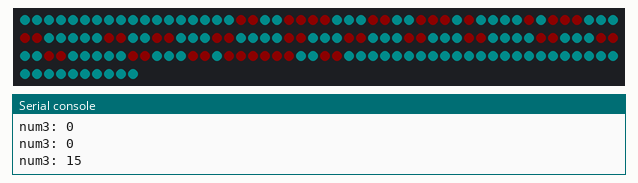
Bench run of a program on a simulated Raspberry Pi Pico running MicroPython. Parts: 160 RGB LEDs in strip order, left to right, continuing on the next row, the last lines printed to the serial console. Dim RGB values are drawn brighter than linear.

Above: at 3.8 s.
At 4.44 s:
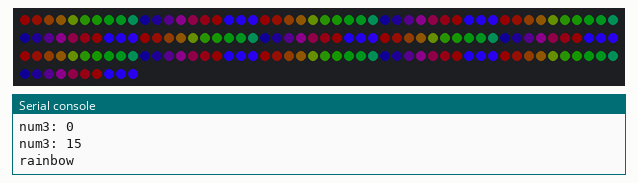
At 8.81 s:
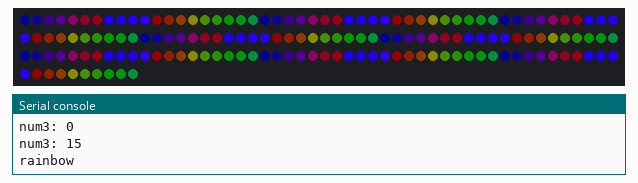
At 13.18 s:
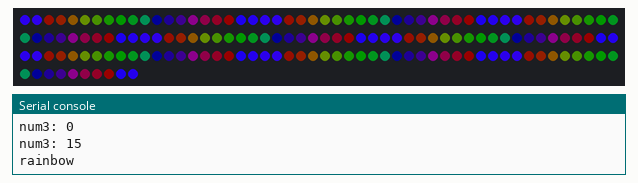
At 21.93 s:
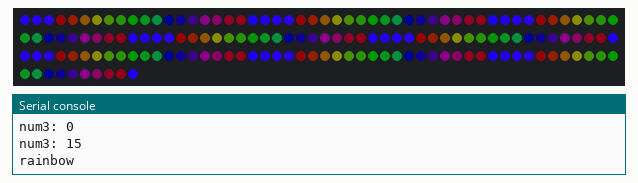
At 39.73 s:
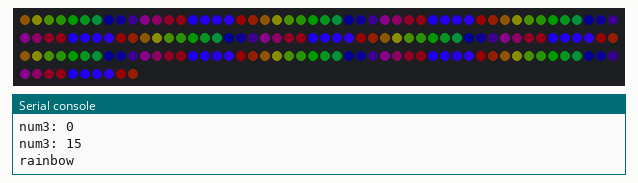

Measured:
- what the display in image 0 shows lasts 0.5 s, from 3.8 s to 4.3 s

The program:

main.py
```python
# Example using PIO to drive a set of WS2812 LEDs.
import array, time
from machine import Pin
import rp2

# Configure the number of WS2812 LEDs.
NUM_LEDS = 160
PIN_NUM = 6

@rp2.asm_pio(sideset_init=rp2.PIO.OUT_LOW, out_shiftdir=rp2.PIO.SHIFT_LEFT, autopull=True, pull_thresh=24)
def ws2812():
    T1 = 2
    T2 = 5
    T3 = 3
    wrap_target()
    label("bitloop")
    out(x, 1)               .side(0)    [T3 - 1]
    jmp(not_x, "do_zero")   .side(1)    [T1 - 1]
    jmp("bitloop")          .side(1)    [T2 - 1]
    label("do_zero")
    nop()                   .side(0)    [T2 - 1]
    wrap()

class NeoPixel(object):
    def __init__(self,pin=PIN_NUM,num=NUM_LEDS,brightness=0.8):
        self.pin=pin
        self.num=num
        self.brightness = brightness

        # Create the StateMachine with the ws2812 program, outputting on pin
        self.sm = rp2.StateMachine(0, ws2812, freq=8_000_000, sideset_base=Pin(PIN_NUM))

        # Start the StateMachine, it will wait for data on its FIFO.
        self.sm.active(1)

        # Display a pattern on the LEDs via an array of LED RGB values.
        self.ar = array.array("I", [0 for _ in range(self.num)])

        self.BLACK = (0, 0, 0)
        self.RED = (15, 0, 0)
        self.YELLOW = (15, 15, 0)
        self.GREEN = (0, 15, 0)
        self.CYAN = (0, 15, 15)
        self.BLUE = (0, 0, 15)
        self.PURPLE = (15, 0, 15)
        self.WHITE = (15, 15, 15)
        self.COLORS = [self.RED, self.YELLOW, self.GREEN, self.CYAN, self.BLUE, self.PURPLE, self.WHITE, self.BLACK ]
        self.lattice = [self.CYAN, self.CYAN, self.CYAN,  self.CYAN, self.CYAN, self.CYAN,   self.CYAN,  self.CYAN, self.CYAN, self.CYAN, self.CYAN, self.CYAN, self.CYAN, self.CYAN, self.CYAN, self.CYAN,
                        self.CYAN, self.CYAN, self.RED,   self.RED,  self.CYAN, self.CYAN,   self.RED,   self.RED, self.RED, self.RED, self.CYAN, self.CYAN, self.CYAN, self.RED, self.RED, self.CYAN,
                        self.CYAN, self.RED,  self.RED,   self.RED,  self.CYAN, self.RED,    self.CYAN,  self.CYAN, self.CYAN, self.CYAN, self.RED, self.CYAN, self.RED, self.RED, self.RED, self.CYAN,
                        self.CYAN, self.CYAN, self.RED,   self.RED,  self.CYAN, self.CYAN,   self.CYAN,  self.CYAN, self.CYAN, self.RED, self.RED, self.CYAN, self.CYAN, self.RED, self.RED, self.CYAN,
                        self.CYAN, self.CYAN, self.RED,   self.RED,  self.CYAN, self.CYAN,   self.CYAN,  self.CYAN, self.RED, self.RED, self.CYAN, self.CYAN, self.CYAN, self.RED, self.RED, self.CYAN,
                        self.CYAN, self.CYAN, self.RED,   self.RED,  self.CYAN, self.CYAN,   self.CYAN,  self.RED, self.RED, self.CYAN, self.CYAN, self.CYAN, self.CYAN, self.RED, self.RED, self.CYAN,
                        self.CYAN, self.CYAN, self.RED,   self.RED,  self.CYAN, self.CYAN,   self.RED,   self.RED, self.CYAN, self.CYAN, self.CYAN, self.CYAN, self.CYAN, self.RED, self.RED, self.CYAN,
                        self.CYAN, self.CYAN, self.RED,   self.RED,  self.CYAN, self.RED,    self.RED,   self.RED, self.RED, self.RED, self.RED, self.CYAN, self.CYAN, self.RED, self.RED, self.CYAN,
                        self.CYAN, self.CYAN, self.CYAN,  self.CYAN, self.CYAN, self.CYAN,   self.CYAN,  self.CYAN, self.CYAN, self.CYAN, self.CYAN, self.CYAN, self.CYAN, self.CYAN, self.CYAN, self.CYAN,
                        self.CYAN, self.CYAN, self.CYAN,  self.CYAN, self.CYAN, self.CYAN,   self.CYAN,  self.CYAN, self.CYAN, self.CYAN, self.CYAN, self.CYAN, self.CYAN, self.CYAN, self.CYAN, self.CYAN]

    ##########################################################################
    def pixels_show(self):
        dimmer_ar = array.array("I", [0 for _ in range(self.num)])
        for i,c in enumerate(self.ar):
            r = int(((c >> 8) & 0xFF) * self.brightness)
            g = int(((c >> 16) & 0xFF) * self.brightness)
            b = int((c & 0xFF) * self.brightness)
            dimmer_ar[i] = (g<<16) + (r<<8) + b
        self.sm.put(dimmer_ar, 8)

    def pixels_set(self, i, color):
        self.ar[i] = (color[1]<<16) + (color[0]<<8) + color[2]

    def pixels_fill(self, color):
        for i in range(len(self.ar)):
            self.pixels_set(i, color)

    def color_chase(self, color, length):
        #for i in range(self.num):
        self.pixels_set(length, color)
        #time.sleep(wait)
        #self.pixels_show()
        #time.sleep(0.2)

    def wheel(self, pos):
        # Input a value 0 to 31 to get a color value.
        # The colours are a transition r - g - b - back to r.
        if pos < 0 or pos > 31:
            return (0, 0, 0)
        if pos < 10:
            return (31 - pos * 3, pos * 3, 0)
        if pos < 15:
            pos -= 10
            return (0, 31 - pos * 3,pos * 3)
        pos -= 15
        return (pos * 3, 0, 31 - pos * 3)


    def rainbow_cycle(self, wait):
        for j in range(256):
            for i in range(self.num):
                rc_index = (i * 256 // self.num) + j
                self.pixels_set(i, self.wheel(rc_index & 31))
            self.pixels_show()
            time.sleep(wait)

if __name__=='__main__':
    strip = NeoPixel()
    color1 = 0
    color2 = 15
    num1 = 0
    num2 = 1
    num3 = 15

    print("chases")


    for color in range(0,160): #从下往上显示
        strip.color_chase(strip.COLORS[color%2], color)
        if (color+1)%16 == 0 or (color+1)%160 == 0:
            strip.pixels_show()
            time.sleep(0.05)
    strip.pixels_fill(strip.BLACK)
    strip.pixels_show()
    time.sleep(0.05)

    for color in range(159,-1,-1):
        strip.color_chase(strip.COLORS[color%3], color)
        if color%16 ==0 or color%144 == 0:
            print((color)%15)
            strip.pixels_show()
            time.sleep(0.05)
    strip.pixels_fill(strip.BLACK)
    strip.pixels_show()
    time.sleep(0.05)


    for color in range(0,160):
        print("color1:",color1)
        strip.color_chase(strip.COLORS[color%4], color1)
        color1 += 16
        if color1 > 159:
            num1 +=1
            if num1 == 17:
                num1=0
            color1 = num1
        if  color1/num2 == 1 or num1/16 == 1 :
            num2 += 1
            if num2 >16:
                num2=2
            strip.pixels_show()
            time.sleep(0.05)
    strip.pixels_fill(strip.BLACK)
    strip.pixels_show()
    time.sleep(0.05)

    for color in range(0,160):
        strip.color_chase(strip.COLORS[color%5], color2)
        color2 += 16
        if color2 > 159:
            num3 -=1
            if num3 < 0:
                num3=15
            color2 = num3
        print("num3:",num3)
        if  color2-1 == num3-1:
            strip.pixels_show()
            time.sleep(0.05)

    strip.pixels_fill(strip.BLACK)
    strip.pixels_show()
    time.sleep(0.05)
    color1 = 0
    num1 = 0
    num2 = 1
    for color in range(0,160):
        strip.color_chase(strip.BLACK, color1)
        color1 += 16
        if color1 > 159:
            num1 +=1
            if num1 == 17:
                num1=0
            color1 = num1
        if  color1/num2 == 1 or num1/16 == 1 :
            num2 += 1
            if num2 >16:
                num2=2
            strip.pixels_show()

    for color in range(0,160):
        strip.color_chase(strip.lattice[color], color)
    strip.pixels_show()
    time.sleep(0.5)
    print("rainbow")
    while(1):
        strip.rainbow_cycle(0.002)
```
